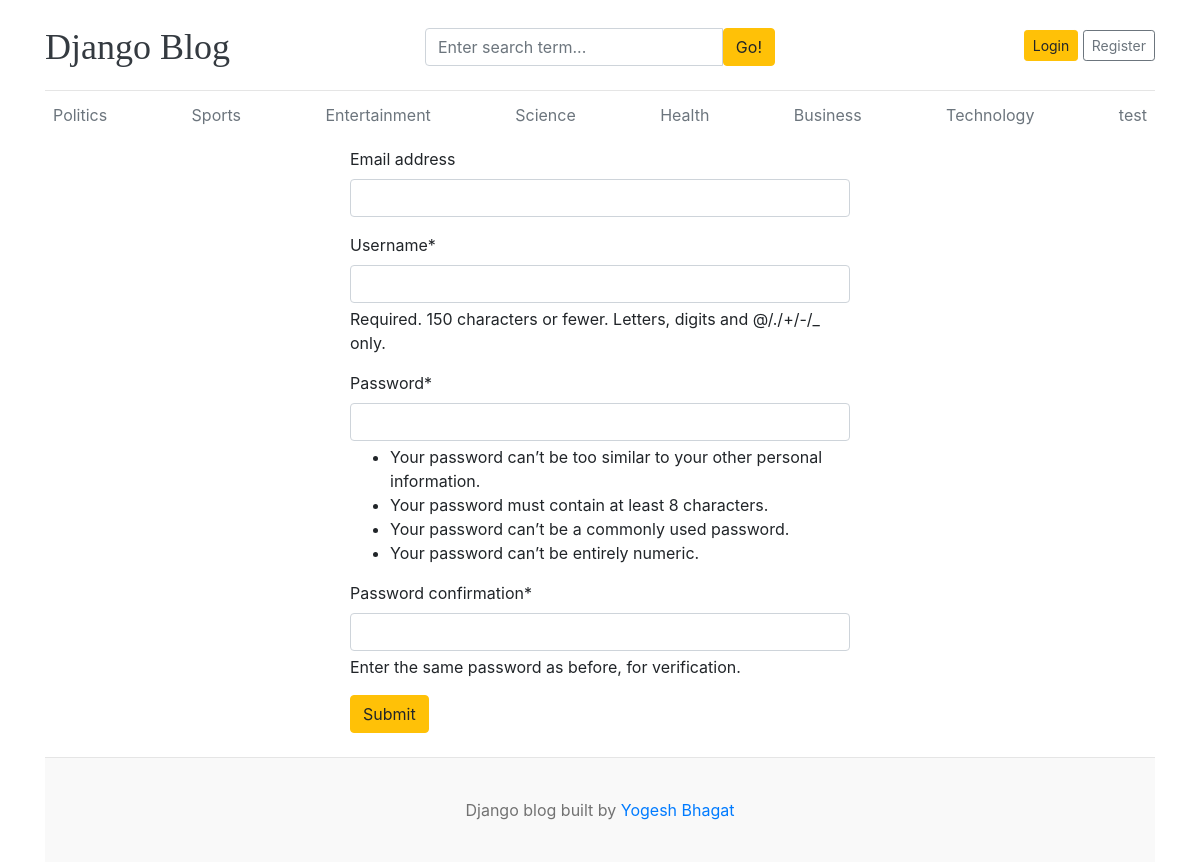
Screenshot of /register/ with the database file from the repository.
### blogs/models.py (models this page shows, shortened)
class Category(models.Model):
    category_name = models.CharField(max_length=50)
    created_at = models.DateTimeField(auto_now_add=True)
    updated_at = models.DateTimeField(auto_now = True)
    class Meta:
        verbose_name_plural = 'Categories'

### blog_main/views.py (the view)
# urls.py: path('register/', views.register, name='register'),
def register(request):
    if request.method == 'POST':
        form = RegistrationForm(request.POST)
        if form.is_valid():
            form.save()
            return redirect('home')
    else:
        form = RegistrationForm()
    context = {
        'form' : form,
    }
    return render(request, 'register.html', context)

### blog_main/forms.py
class RegistrationForm(UserCreationForm):
    class Meta:
        model = User
        fields = ['email', 'username', 'password1', 'password2']

### blogs/context_processors.py (called while the page is built)
def get_categories(request):
    categories = Category.objects.all()
    return dict(categories=categories)

def get_social_links(request):
    social_links = SocialLink.objects.all()
    return dict(social_links=social_links)

### templates/register.html (shortened to what this page needs)
{% extends 'base.html' %}
{% block content %}
{% load crispy_forms_tags %}
<form action="{% url 'register' %}" method="POST" style="width: 500px;margin: auto;">
  {{ form |crispy }}
  <button type="submit" class="btn btn-warning" >Submit</button>
</form>
{% endblock %}

### templates/base.html (shortened to what this page needs)
{% load static %}
<!DOCTYPE html>
<html lang="en">
<head>
    <link href="https://getbootstrap.com/docs/4.0/dist/css/bootstrap.min.css" rel="stylesheet">
    <link rel="stylesheet" href="https://cdnjs.cloudflare.com/ajax/libs/font-awesome/4.7.0/css/font-awesome.min.css">
    <link href="{% static 'css/blog.css' %}" rel="stylesheet">
  </head>
<body>
    <div class="container">
      <header class="blog-header py-3">
        <div class="row flex-nowrap justify-content-between align-items-center">
          <div class="col-4 pt-1">
            <a class="blog-header-logo text-dark" href="/">Django Blog</a>
          </div>
          <div class="col-4 pt-1">
            <form action="{% url 'search' %}" method="GET">
              <div class="input-group">
                <input class="form-control" type="text" name="keyword" value="{{keyword}}" placeholder="Enter search term..." aria-label="Enter search term..." aria-describedby="button-search" />
                <button type="submit" class="btn btn-warning" id="button-search" type="button">Go!</button>
            </div>
            </form>
          </div>
          <div class="col-4 d-flex justify-content-end align-items-center">
            {% if not user.is_authenticated %}
            <a class="btn btn-sm btn-warning" href="{% url 'login' %}">Login</a> &nbsp;
            <a class="btn btn-sm btn-outline-secondary" href="{% url 'register' %}">Register</a>
            {% else %}
            <a href="{% url 'dashboard' %}" class="btn btn-warning">Dashboard</a>
            &emsp;
            <a href="{% url 'logout' %}" class="btn btn-warning">Logout</a>
            {% endif %}
          </div>
        </div>
      </header>
      <div class="nav-scroller py-1 mb-2">
        <nav class="nav d-flex justify-content-between">
          {% for category in categories %}
          <a class="p-2 text-muted" href="{%url 'blogs_by_category' category.id%}">{{category.category_name}}</a>
          {% endfor %}
        </nav>
      </div>
{% block content %}
{% endblock %}
<footer class="blog-footer">
  <p>Django blog built  by <a href="#">Yogesh Bhagat</a></p>
</footer>
</body>
</html>

### blog_main/static/css/blog.css (style rules this page uses)
.blog-header { border-bottom: 1px solid #e5e5e5; }
.blog-header-logo { font-family: "Playfair Display", Georgia, "Times New Roman", serif; font-size: 2.25rem; }
.blog-footer { padding: 2.5rem 0; color: #727272; text-align: center; background-color: #f9f9f9; border-top: .05rem solid #e5e5e5; }
.blog-footer p:last-child { margin-bottom: 0; }

### rows the page displays
Category: category_name "Politics"
Category: category_name "Sports"
Category: category_name "Entertainment"
Category: category_name "Science"
Category: category_name "Health"
Category: category_name "Business"
Category: category_name "Technology"
Category: category_name "test"
